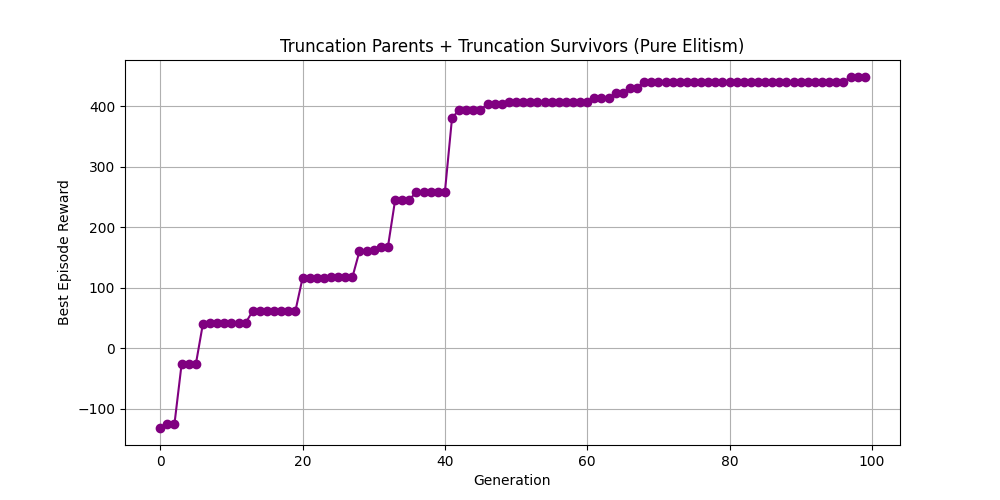

Python code for this plot:
import gymnasium as gym
import numpy as np
import random
import matplotlib.pyplot as plt
import copy

def evalfitness(chromosome, render_mode=None):
    env = gym.make("HalfCheetah-v5", render_mode=render_mode) 
    observation, info = env.reset()
    episode_reward = 0
    terminated = False
    truncated = False
    keyframe_index = 0
    K = len(chromosome) 
    remaining_steps = int(chromosome[keyframe_index][-1])
    while not (terminated or truncated):
        action = chromosome[keyframe_index][:-1]
        observation, reward, terminated, truncated, info = env.step(action)
        episode_reward += reward
        remaining_steps -= 1
        if remaining_steps <= 0:
            keyframe_index = (keyframe_index + 1) % K
            remaining_steps = int(chromosome[keyframe_index][-1])
    env.close()
    return episode_reward

def initPopulation(populationSize, numKeyframes):
    population = []
    for _ in range(populationSize):
        chromosome = []
        for _ in range(numKeyframes):
            torques = np.random.uniform(-1.0, 1.0, 6)
            duration = np.random.randint(5, 51)
            gene = np.append(torques, duration)
            chromosome.append(gene)
        population.append(chromosome)
    return population

def tourneySelection(population, fitnessScores):
    parentA, parentB = random.sample(range(len(population)), 2)
    if fitnessScores[parentA] > fitnessScores[parentB]:
        return population[parentA]
    else:
        return population[parentB]

def truncationSelection(pool, scores, numSelections):
    sortedPool = sorted(zip(pool, scores), key=lambda x: x[1], reverse=True)
    selected = [indiv for indiv, score in sortedPool[:numSelections]]
    selectedScores = [score for indiv, score in sortedPool[:numSelections]]
    return selected, selectedScores

def rouletteSelection(pool, scores, numSelections, replace=False):
    minScore = min(scores)
    shiftedScores = [s - minScore + 1e-6 for s in scores]
    sumScores = sum(shiftedScores)
    probabilities = [s / sumScores for s in shiftedScores]
    selectedIndices = np.random.choice(
        len(pool), 
        size=numSelections, 
        replace=replace, 
        p=probabilities
    )
    selected = [pool[i] for i in selectedIndices]
    selectedScores = [scores[i] for i in selectedIndices]
    return selected, selectedScores

def crossover(parent1, parent2):
    K_len = len(parent1)
    cp = random.randint(1, K_len - 1)
    child = parent1[:cp] + parent2[cp:]
    return child

def mutate(chromosome, mutation_rate=0.1):
    if random.random() < mutation_rate:
        randGene = random.randint(0, len(chromosome) - 1)
        randPara = random.randint(0, 6)
        if randPara < 6:
            chromosome[randGene][randPara] = np.random.uniform(-1.0, 1.0)
        else:
            chromosome[randGene][randPara] = np.random.randint(5, 51)
    return chromosome

def main():
    populationSize = 20
    nkeyframes = 5
    numGenerations = 100
    numOffspring = 10

    P1 = initPopulation(populationSize, nkeyframes)
    print("Evaluating initial population (Silent)...")
    fitnessScores = [evalfitness(chrom, render_mode=None) for chrom in P1]
    print(f"Initial Scores: {fitnessScores}")
    rewardsHistory = []

    for gen in range(numGenerations):
        parents, parentScores = truncationSelection(P1, fitnessScores, numOffspring)
        newChildren = []        
        for i in range(numOffspring):
            p1 = parents[i % len(parents)]
            p2 = random.choice(parents) 
            child = mutate(copy.deepcopy(crossover(p1, p2)))
            newChildren.append(child) 
        childScores = [evalfitness(c, render_mode=None) for c in newChildren]
        totalPool = P1 + newChildren
        totalScores = fitnessScores + childScores
        P1, fitnessScores = truncationSelection(totalPool, totalScores, populationSize)
        bestReward = max(fitnessScores)
        rewardsHistory.append(bestReward)
        print(f"Generation {gen}: Best Reward = {bestReward}")
    print("Optimization Complete.")
    

    best_idx = np.argmax(fitnessScores)
    bestCheetah = P1[best_idx]    
    print("Showing the best cheetah animation...")
    evalfitness(bestCheetah, render_mode="human")

    with open("best_keyframes_truncation+truncation.txt", "w") as f:
        f.write(f"{len(bestCheetah)}\n")
        for keyframe in bestCheetah:
            line = ", ".join([f"{val:.2f}" if i < 6 else f"{int(val)}" 
                             for i, val in enumerate(keyframe)])
            f.write(line + "\n")
    print("Best keyframes saved to 'best_keyframes_truncation+truncation.txt'!")

    plt.figure(figsize=(10, 5))
    plt.plot(range(numGenerations), rewardsHistory, marker='o', color='purple', linestyle='-')
    plt.title("Truncation Parents + Truncation Survivors (Pure Elitism)")
    plt.xlabel("Generation")
    plt.ylabel("Best Episode Reward")
    plt.grid(True)
    plt.savefig("truncation+truncation.png")
    plt.show()

if __name__ == "__main__":
    main()
